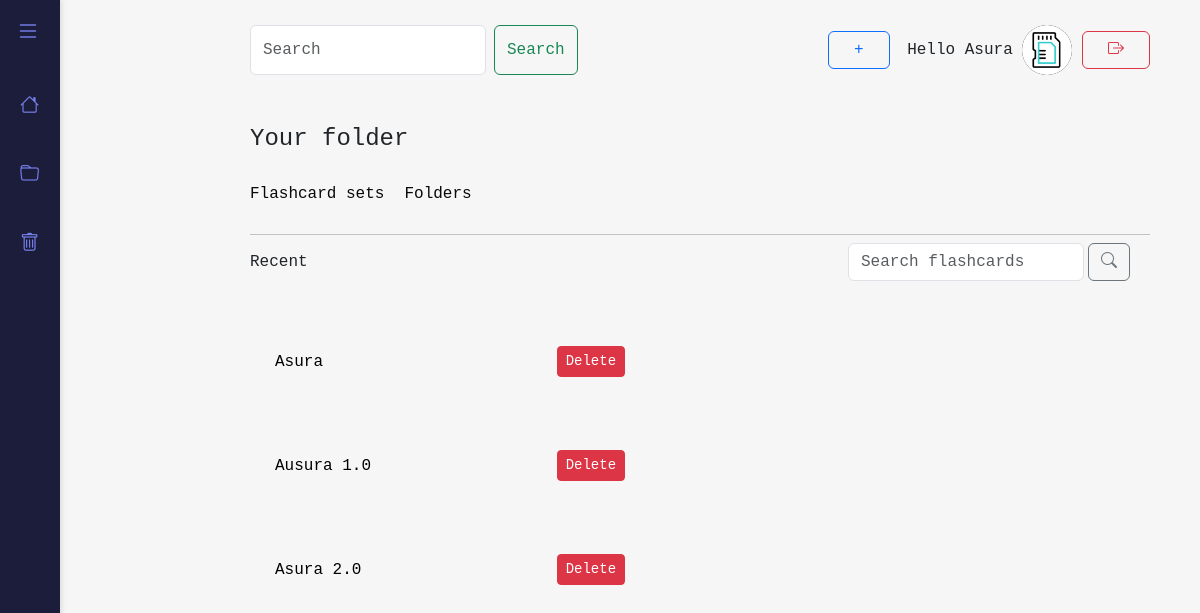
The page /Views/Logged-in/libraryFolder.php (signed in) on the database its author committed.
### tables this page shows
CREATE TABLE IF NOT EXISTS `folders` (
  `id` int NOT NULL AUTO_INCREMENT,
  `user_id` int NOT NULL,
  `nameFolder` varchar(255) NOT NULL,
  `is_deleted` int NOT NULL DEFAULT '0',
  PRIMARY KEY (`id`)
);

### App/Models/Folder.php (called while the page is built, shortened)
<?php
class Folder extends Database
{
    function all($idu)
    {
        $sql = parent::$connection->prepare("SELECT * FROM `folders` WHERE folders.user_id = ? AND is_deleted = 0");
        $sql->bind_param("i", $idu);
        return parent::select($sql);
    }
}

### App/Models/Database.php (called while the page is built, shortened)
<?php
class Database
{
    function select($sql) {
        $sql->execute();
        return $sql->get_result()->fetch_all(MYSQLI_ASSOC);
    }
}

### Views/Logged-in/libraryFolder.php (the view, shortened to what this page needs)
<?php
require_once '../../Config/database.php';
$folderModel = new folder();
$folders = $folderModel->all($_SESSION['idu']);
?>
<!DOCTYPE html>
<html lang="en">
<head>
    <link rel="stylesheet" href="https://cdn.jsdelivr.net/npm/bootstrap-icons@1.11.1/font/bootstrap-icons.css">
    <link href="https://cdn.jsdelivr.net/npm/bootstrap@5.3.0/dist/css/bootstrap.min.css" rel="stylesheet">
    <link rel="stylesheet" href="../../Assets/css/base-layout.css">
    <link rel="stylesheet" href="../../Assets/css/components.css">
    <link rel="stylesheet" href="../../Assets/css/libraryFolder.css">
</head>
<body>
    <div class="sidebar" id="sidebar">
        <div class="menu-toggle menu-icon py-3">
            <i class="bi bi-list " style="cursor: pointer;" onclick="toggleSidebar()"></i>
        </div>
        <div class="items ">
            <a href="home.php" class="menu-item">
                <i class="bi bi-house"></i>
            </a>
            <a href="librarySets.php" class="menu-item">
                <i class="bi bi-folder"></i>
            </a>
            <a href="bin.php" class="menu-item">
                <i class="bi bi-trash"></i>
            </a>
        </div>
    </div>
    <div class="container-user d-flex flex-column ;">
        <div class="content">
            <form class="d-flex" role="search">
                <input class="form-control me-2" type="search" placeholder="Search" aria-label="Search">
                <button class="btn btn-outline-success" type="submit">Search</button>
            </form>
            <div class="create-logout">
                <button class="btn btn-outline-primary me-2 dropdown-toggle btn-css" href="#" role="button"
                    data-bs-toggle="dropdown" aria-expanded="false">
                    <span>&#43;</span>
                </button>
                <p style="display: inline;">Hello <?php echo $_SESSION["username"] ?></p>
                <img src="../../Assets/images/memory-card.gif" class="avatar" alt="avatar">
                <a href="logout.php"><i class="bi bi-box-arrow-right btn btn-outline-danger btn-css"></i></a>
            </div>
        </div>
        <div class="library">
            <h4>Your folder</h4>
            <div class="container-library g-0">
                <ul class="nav">
                    <li class="nav-item">
                        <a class="nav-link" href="librarySets.php">Flashcard sets</a>
                    </li>
                    <li class="nav-item">
                        <a class="nav-link" href="#">Folders</a>
                    </li>
                </ul>
            </div>
            <hr class="my-2">
            <div class="nav-2 d-flex justify-content-between align-items-center">
                <p class="m-0">Recent</p>
                <form class="d-flex search-bar ">
                    <input type="text" class="form-control mx-1 " placeholder="Search flashcards" aria-label="Search">
                    <button class="btn btn-outline-secondary btn-search" type="submit">
                        <i class="bi bi-search"></i>
                    </button>
                </form>
            </div>
            <div class="container-content d-flex flex-column mt-4">
                <div class="block-folder">
                    <?php foreach ($folders as $folder)  :  ?>
                        <div class="item">
                            <a href="detailFolder.php?f=<?= $folder['id'] ?>&&n=<?= $folder['nameFolder'] ?> ">
                                <div class="folder-title"> <?php echo $folder['nameFolder'] ?> </div>
                            </a>
                            <form method="POST" style="display:inline;" action="libraryFolder">
                                <button type="submit" class="btn btn-danger btn-sm">Delete</button>
                            </form>
                        </div>
                    <?php endforeach ?>
                </div>
            </div>
        </div>
</div>
</body>
</html>

### Assets/css/base-layout.css (style rules this page uses)
* { padding: 0; margin: 0; box-sizing: border-box; font-family: "RobotoMono-Bold", monospace; }
html { font-size: 16px; }
body { margin: 0; padding: 0; height: 100vh; background-color: #f6f6f6; }
.sidebar { position: fixed; top: 0; left: 0; width: 60px; background-color: #1c1c3b; height: 100vh; overflow: hidden; transition: width 0.3s ease; z-index: 1000; box-shadow: 2px 0 5px rgba(0, 0, 0, 0.1); }
.items { display: flex; flex-direction: column; justify-content:center; align-items: flex-start; margin: 0 10px; padding: 10px; gap: 10px; }
.menu-item { display: flex; align-items: center; padding: 15px 0px; color: white; text-decoration: none; transition: background-color 0.3s ease, color 0.3s ease; border-radius: 5px; width: 100%; white-space: nowrap; }
.menu-item i { font-size: 1.2rem; color: #757fe9; }
.menu-icon { text-align: right; margin-right: 20px; cursor: pointer; }
.menu-icon i { color: #757fe9; font-size: 1.5rem; }
.content { padding: 0; display: flex; justify-content: space-between; margin-top: 25px; }
.avatar { width: 50px; border-radius: 50%; background: #000; }
.btn-css { padding-left: 25px; padding-right: 25px; }
.dropdown-toggle::after { display: none; }
.container-user { margin-left: 250px; margin-right: 50px; justify-content: center; }
a { text-decoration: none; color: #000; }

### Assets/css/components.css (style rules this page uses)
.nav-link { color: #090909; font-size: 16px; font-weight: 500; }
.container-library .nav-link { padding: 20px 0; padding-right: 20px; }
.search-bar { margin-right: 20px; }
.library { margin-top: 50px; }

### Assets/css/libraryFolder.css (style rules this page uses)
.block-folder { width: 100%; margin: 20px auto; border-radius: 5px; overflow: hidden; gap: 30px; display: flex; flex-direction: column; }
.item { display: grid; grid-template-columns: repeat(3, 1fr); gap: 10px; padding: 10px; align-items: center; }
.folder-title { padding: 15px; font-size: 16px; cursor: pointer; user-select: none; transition: background 0.3s; }

### rows shown on the page
folders: nameFolder "Asura"
folders: nameFolder "Ausura 1.0"
folders: nameFolder "Asura 2.0"

### other values the page prints
$_SESSION["username"] "Asura"
